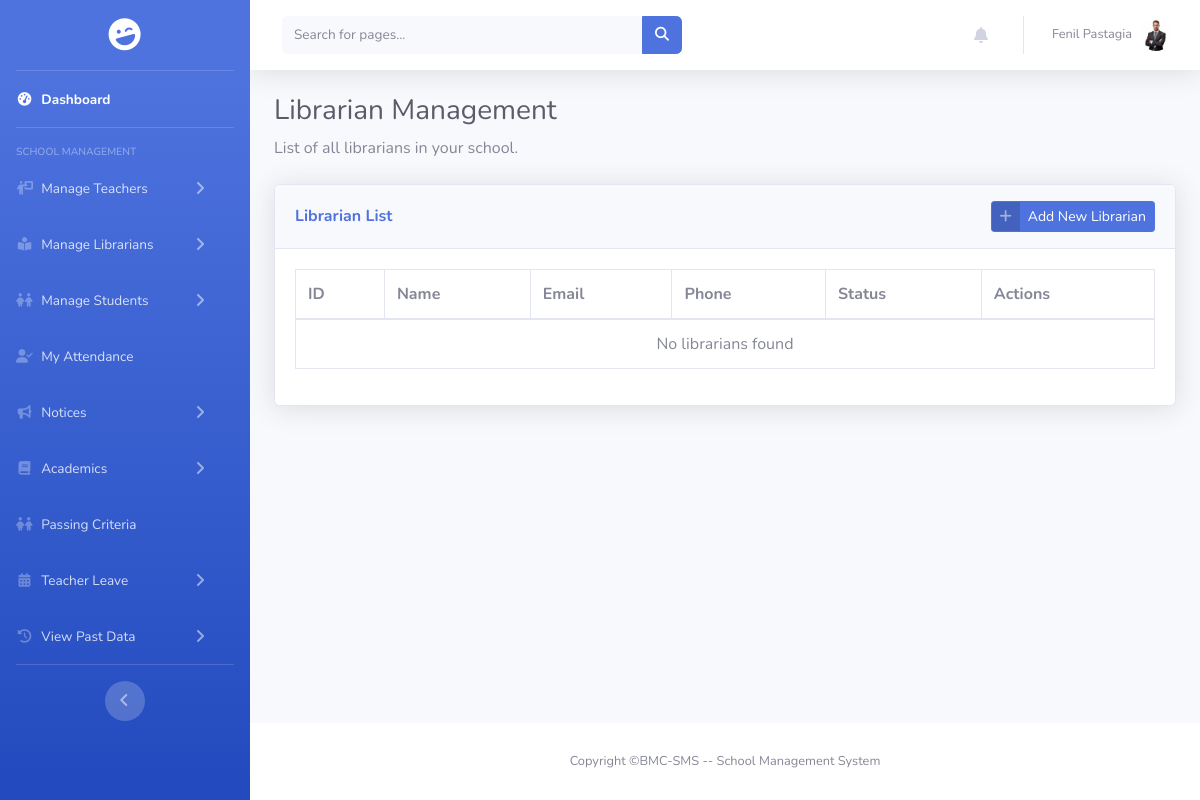
The app's page /pages/librarian/librarian_list.php (signed in), older data.
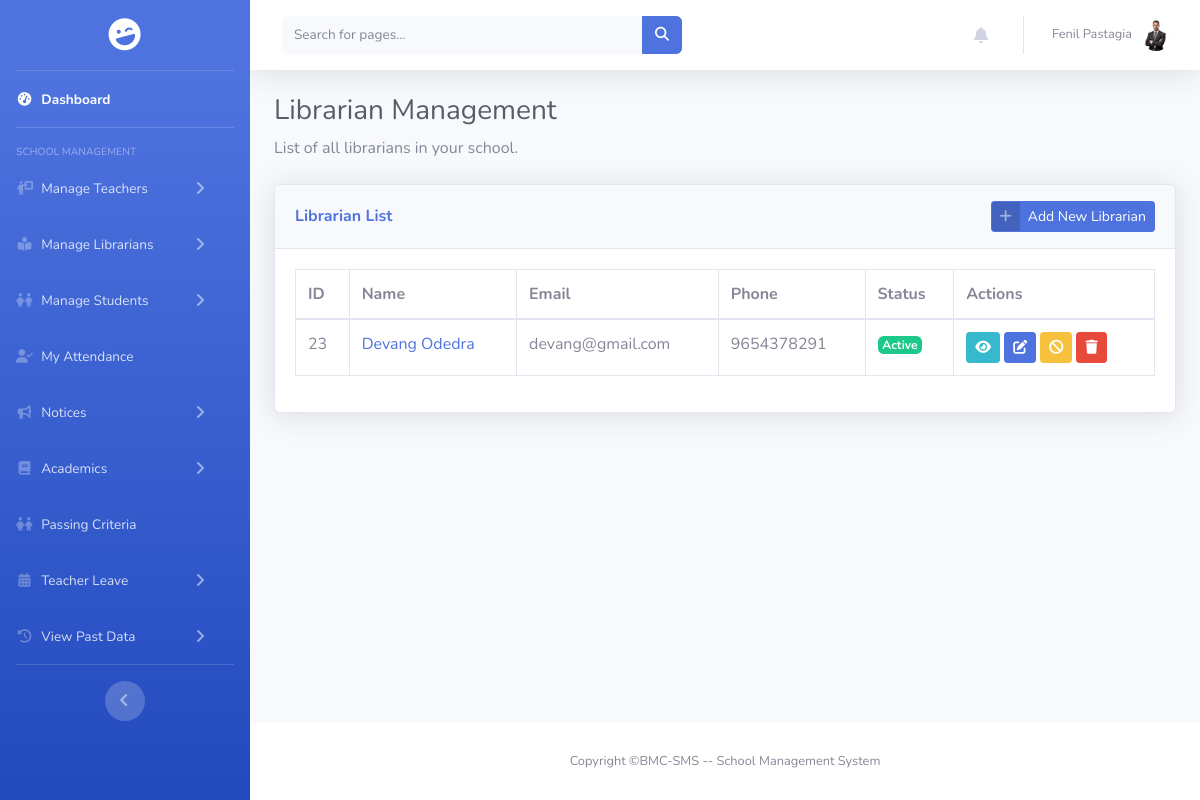
The same page, newer data.
### tables this page shows
CREATE TABLE `librarian` (
  `id` int(11) NOT NULL,
  `librarian_image` varchar(255) DEFAULT NULL,
  `librarian_name` varchar(50) NOT NULL,
  `school_id` int(11) NOT NULL,
  `email` varchar(50) NOT NULL,
  `password` varchar(255) NOT NULL,
  `phone` varchar(10) NOT NULL,
  `dob` date NOT NULL,
  `gender` enum('Male','Female','Others') NOT NULL,
  `blood_group` enum('A+','A-','B+','B-','AB+','AB-','O+','O-') NOT NULL,
  `address` text DEFAULT NULL,
  `qualification` varchar(100) DEFAULT NULL,
  `salary` decimal(10,2) DEFAULT NULL
);

### pages/librarian/librarian_list.php (the view, shortened to what the changed rows need)
<?php
include_once "../../includes/connect.php";
$query = "SELECT l.id, l.librarian_name, l.email, l.phone, sc.school_name, u.account_status
          FROM librarian l
          LEFT JOIN school sc ON l.school_id = sc.id
          LEFT JOIN users u ON l.id = u.id
          ORDER BY l.id ASC";
$result = mysqli_query($conn, $query);
?>
<!DOCTYPE html>
<html lang="en">
<head>
    <link href="../../assets/css/sb-admin-2.min.css" rel="stylesheet">
    <link rel="stylesheet" href="https://cdnjs.cloudflare.com/ajax/libs/font-awesome/6.5.2/css/all.min.css" />
    <link href="../../assets/vendor/datatables/dataTables.bootstrap4.min.css" rel="stylesheet">
    <link rel="stylesheet" href="../../assets/css/sidebar.css">
    <link rel="stylesheet" href="../../assets/css/scrollbar_hidden.css">
</head>
<body id="page-top">
    <div id="wrapper">
        <div id="content-wrapper" class="d-flex flex-column">
            <div id="content">
                <div class="container-fluid">
                    <h1 class="h3 mb-2 text-gray-800">Librarian Management</h1>
                    <div class="card shadow mb-4">
                        <div class="card-body">
                            <div class="table-responsive">
                                <table class="table table-bordered" id="librarianListTable" width="100%" cellspacing="0">
                                    <thead>
                                        <tr>
                                            <th>ID</th>
                                            <th>Name</th>
                                            <th>Email</th>
                                            <th>Phone</th>
                                            <th>Status</th>
                                            <th>Actions</th>
                                        </tr>
                                    </thead>
                                    <tbody>
                                        <?php if ($result && mysqli_num_rows($result) > 0): ?>
                                        <?php while ($row = mysqli_fetch_assoc($result)): ?>
                                        <tr>
                                            <td><?php echo htmlspecialchars($row['id']); ?></td>
                                            <td><a href="view.php?id=<?php echo $row['id']; ?>"><?php echo htmlspecialchars($row['librarian_name'] ?? 'N/A'); ?></a></td>
                                            <td><?php echo htmlspecialchars($row['email'] ?? 'N/A'); ?></td>
                                            <td><?php echo htmlspecialchars($row['phone'] ?? 'N/A'); ?></td>
                                            <td>
                                                <?php if ($row['account_status'] === 'active'): ?>
                                                <span class="badge badge-success">Active</span>
                                                <?php else: ?>
                                                <span class="badge badge-danger">Suspended</span>
                                                <?php endif; ?>
                                            </td>
                                            <td>
                                                <a href="view.php?id=<?php echo $row['id']; ?>" class="btn btn-info btn-sm" title="View"><i class="fas fa-eye"></i></a>
                                                <a href="edit.php?id=<?php echo $row['id']; ?>" class="btn btn-primary btn-sm" title="Edit"><i class="fas fa-edit"></i></a>
                                                <?php
                                                    $return_url = urlencode('/BMC-SMS/pages/librarian/librarian_list.php');
                                                    if ($row['account_status'] === 'active'):
                                                        $suspendUrl = "../../includes/actions/update_user_status.php?id={$row['id']}&status=suspended&return={$return_url}";
                                                ?>
                                                <a href="#" onclick="confirmAction('<?php echo $suspendUrl; ?>', 'suspend this librarian')" class="btn btn-warning btn-sm" title="Suspend"><i class="fas fa-ban"></i></a>
                                                <?php endif; ?>
                                                <button class="btn btn-danger btn-sm" onclick="confirmDelete(<?php echo $row['id']; ?>)" title="Delete"><i class="fas fa-trash"></i></button>
                                            </td>
                                        </tr>
                                        <?php endwhile; ?>
                                        <?php else: ?>
                                        <tr><td colspan="6" class="text-center">No librarians found</td></tr>
                                        <?php endif; ?>
                                    </tbody>
                                </table>
                            </div>
                        </div>
                    </div>
                </div>
            </div>
        </div>
    </div>
</body>
</html>

Row changes from the older to the newer data that the page shows:
added librarian: id "23", librarian_name "Devang Odedra", email "devang@gmail.com", phone "9654378291"
Text that changed along with them:
text no longer shown: "No librarians found"
